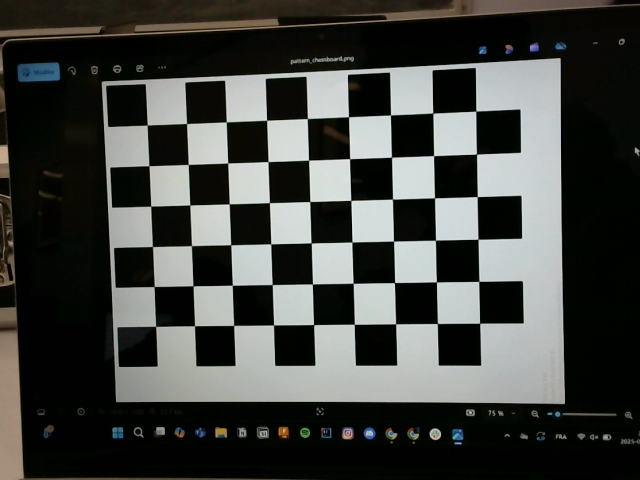
#> input picture limelight/python/camera-calibration/images/img0.png, 640 x 480 px, found by its file name
$ python cali.py
#> lines starting #> are read from the running program, lines starting #| are printed output that depends on the picture; after the words box and inside, x2 and y2 are one past the last pixel; in counts of white or black regions, pixels touching at a corner belong together
import cv2 as cv
import numpy as np
import glob

# Load one test image
test_image_path = r"C:\Users\fence\Desktop\FRC\2025-7476-Reefscape\limelight\python\camera-calibration\images\img0.png"
img = cv.imread(test_image_path)
#> img is the input picture: shape (480, 640, 3); mean B, G, R 64.5, 68.1, 65.9
gray = cv.cvtColor(img, cv.COLOR_BGR2GRAY)
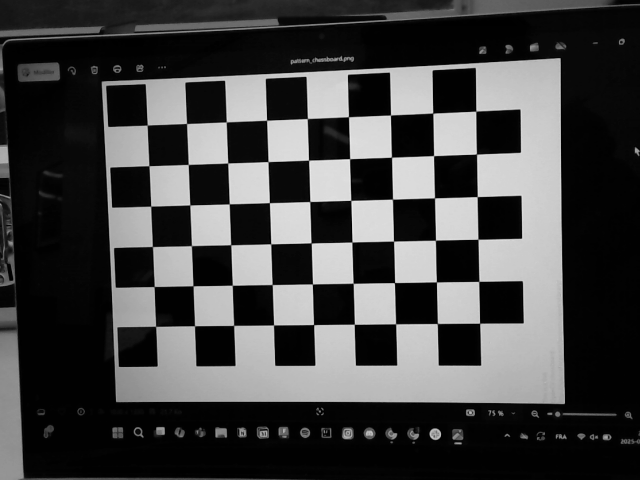
#> gray: shape (480, 640); min 0, max 234, mean 67

# Try different values for internal corner detection
best_internal_points = None

for width in range(3, 10):  # Try widths from 3 to 10
    for height in range(3, 10):  # Try heights from 3 to 10
        success, corners = cv.findChessboardCorners(gray, (width, height), None)

        if success:
            best_internal_points = (width, height)
            print(f"✔ Chessboard detected with internal corners: {best_internal_points}")

# Display detected corners
if best_internal_points:
    print(f"\n✅ Best internal points: {best_internal_points}")
    success, corners = cv.findChessboardCorners(gray, best_internal_points, None)
#> success = True; corners = 54 rows, first 8: [147.3, 125.1], [186.6, 123.5], [226.3, 121.9], [266.6, 120.2], [307.4, 118.6], [348.5, 116.7], [390.5, 115.1], [432.7, 113.1]
    cv.drawChessboardCorners(img, best_internal_points, corners, success)
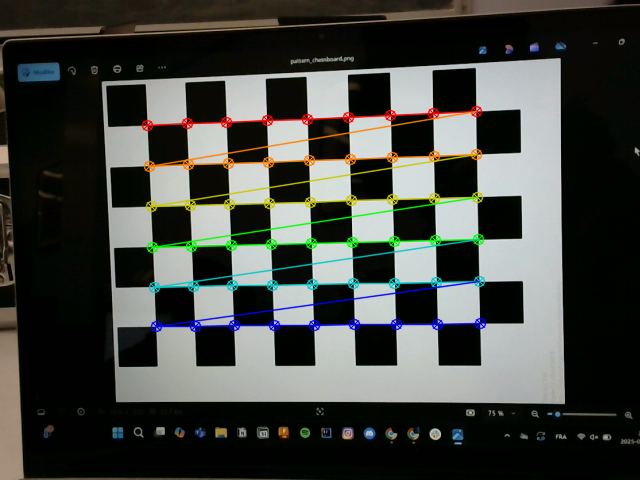
#> img: shape (480, 640, 3); 4.85% of pixels changed, all inside (x1, y1, x2, y2) = (141, 105, 487, 333)
    cv.imshow("Detected Corners", img)
    cv.waitKey(0)
    cv.destroyAllWindows()
else:
    print("\n❌ No valid internal corners found! Try adjusting the range.")

$ run again, with limelight/python/camera-calibration/images/img1.png copied over limelight/python/camera-calibration/images/img0.png
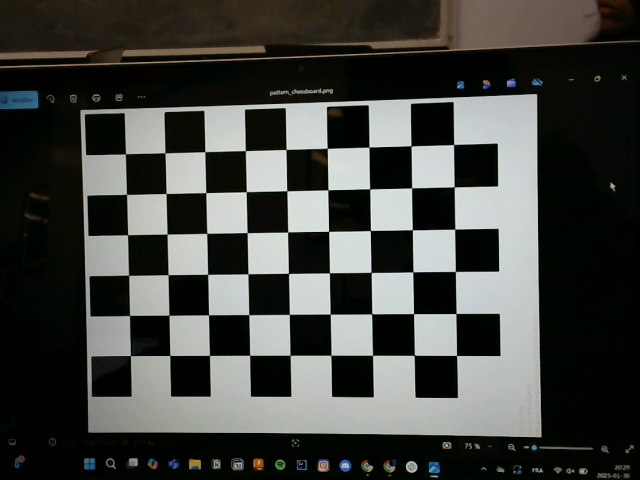
#> input picture limelight/python/camera-calibration/images/img1.png, 640 x 480 px, found by its file name
#> img is the input picture: shape (480, 640, 3); mean B, G, R 64.4, 68.3, 66.7
#> success = True; corners = 54 rows, first 8: [125.4, 153.8], [164.9, 152.8], [204.9, 151.7], [245.3, 150.6], [286, 149.5], [327.2, 148.4], [369, 147], [411, 145.8]
#> `cv.drawChessboardCorners(img, best_internal_points, corners, success)`:
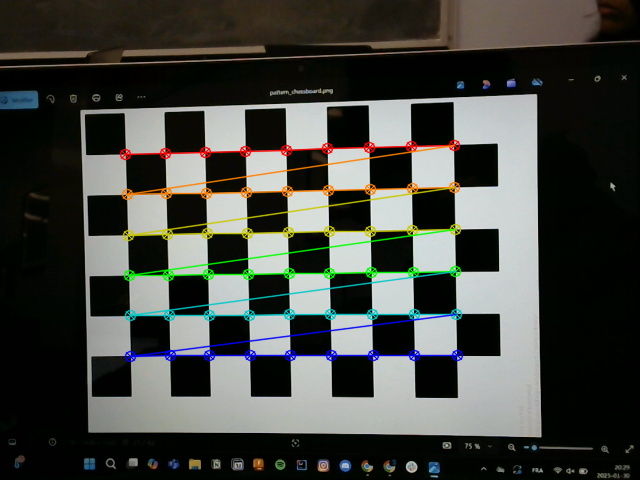
#> img: shape (480, 640, 3); 4.85% of pixels changed, all inside (x1, y1, x2, y2) = (119, 139, 464, 363)

$ run again, with limelight/python/camera-calibration/images/img10.png copied over limelight/python/camera-calibration/images/img0.png
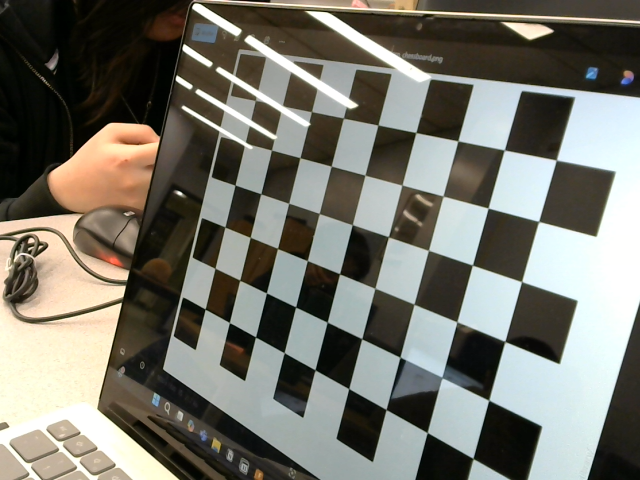
#> input picture limelight/python/camera-calibration/images/img10.png, 640 x 480 px, found by its file name
#> img is the input picture: shape (480, 640, 3); mean B, G, R 108.6, 117.8, 118.8
#> `gray = cv.cvtColor(img, cv.COLOR_BGR2GRAY)`:
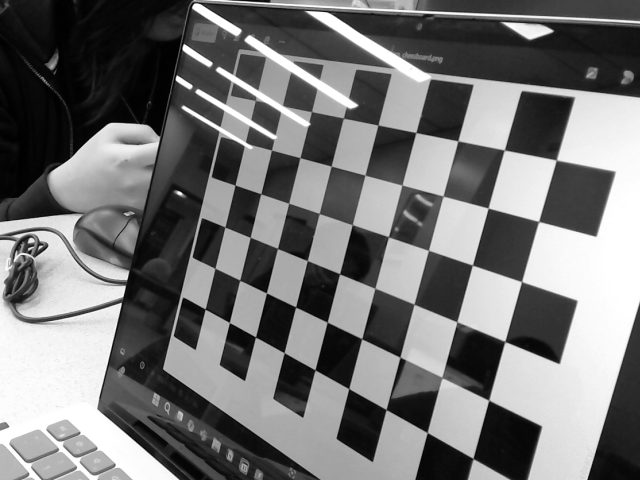
#> gray: shape (480, 640); min 0, max 255, mean 117
#> success = True; corners = 16 rows, first 8: [235, 185.1], [260.7, 193.6], [288.6, 203.3], [319.2, 213.4], [225, 227.2], [250.4, 237.5], [277.6, 248.3], [307.3, 260.3]
#> `cv.drawChessboardCorners(img, best_internal_points, corners, success)`:
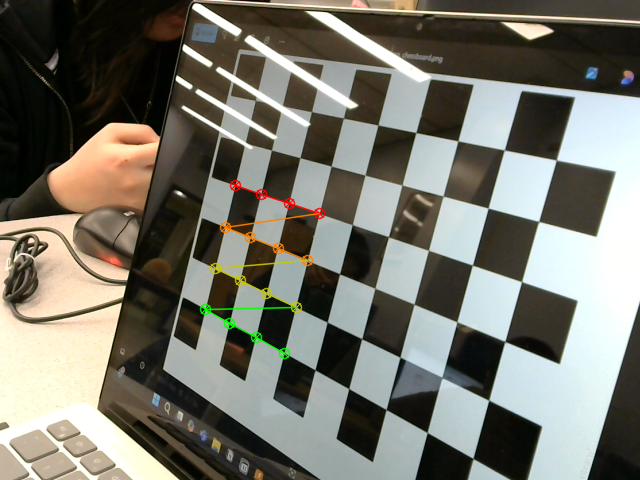
#> img: shape (480, 640, 3); 1.03% of pixels changed, all inside (x1, y1, x2, y2) = (199, 179, 326, 360)

$ run again, with limelight/python/camera-calibration/images/img11.png copied over limelight/python/camera-calibration/images/img0.png
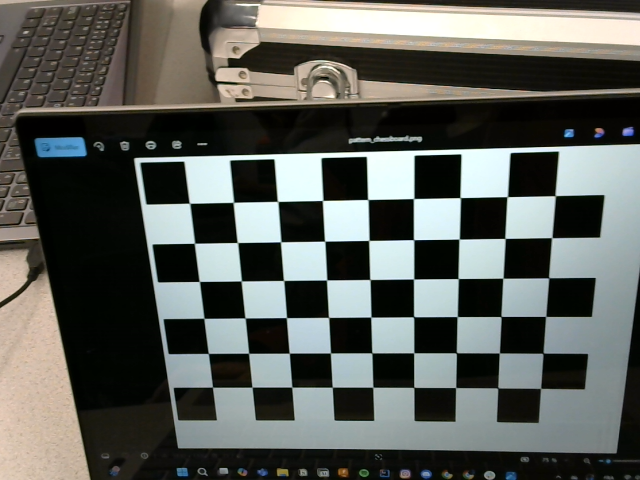
#> input picture limelight/python/camera-calibration/images/img11.png, 640 x 480 px, found by its file name
#> img is the input picture: shape (480, 640, 3); mean B, G, R 90.2, 95.1, 92.2
#> `gray = cv.cvtColor(img, cv.COLOR_BGR2GRAY)`:
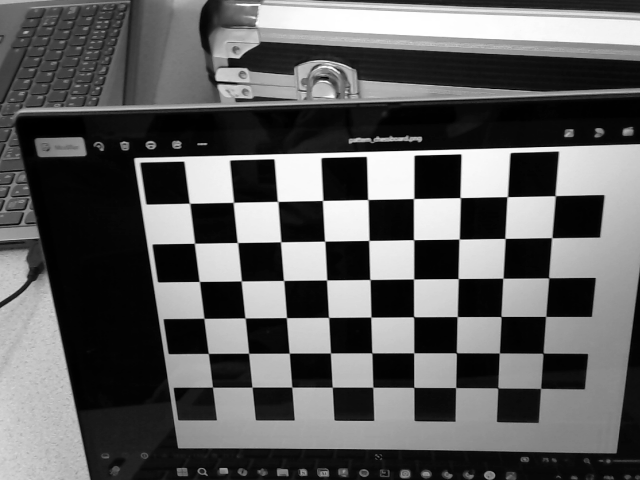
#> gray: shape (480, 640); min 0, max 255, mean 93.6
#> success = True; corners = 54 rows, first 8: [189.6, 203.4], [233.3, 202.4], [277.7, 201.5], [322.6, 200.4], [367.8, 199.5], [413.6, 198.5], [460.1, 197.6], [507.2, 196.6]
#> `cv.drawChessboardCorners(img, best_internal_points, corners, success)`:
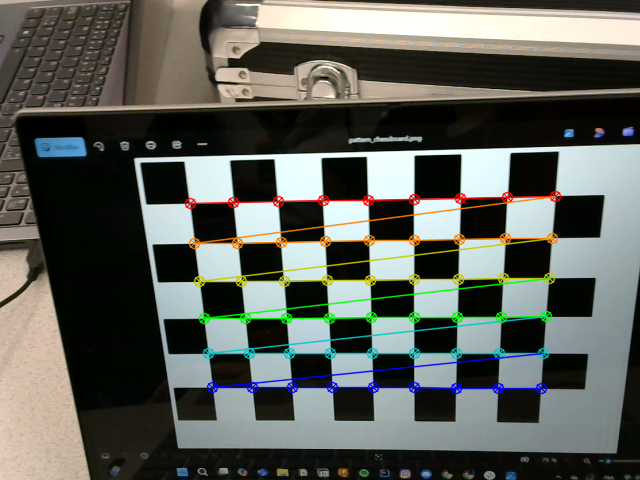
#> img: shape (480, 640, 3); 5.05% of pixels changed, all inside (x1, y1, x2, y2) = (184, 190, 562, 395)
